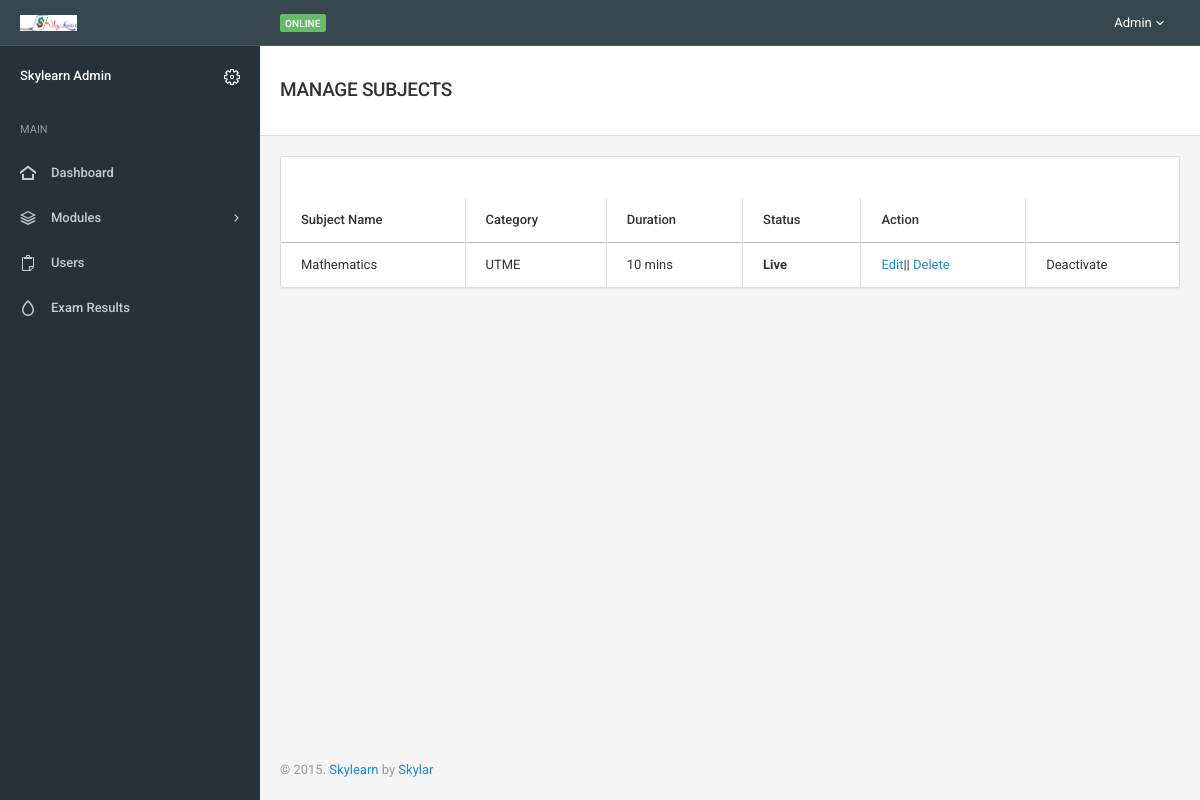
The app's page /admin_manage_subjects.php with its own data.
### tables this page shows
CREATE TABLE IF NOT EXISTS `subjects` (
  `id` int(11) NOT NULL,
  `title` varchar(255) NOT NULL,
  `cat` varchar(255) NOT NULL,
  `path` varchar(100) NOT NULL,
  `duration` int(11) NOT NULL,
  `status` int(10) NOT NULL,
  `time` int(50) NOT NULL,
  `answerpath` varchar(50) NOT NULL
);

### admin_manage_subjects.php (the view, shortened to what this page needs)
<!DOCTYPE html>
<html lang="en">
<head>
	<link href="assets/css/icons/icomoon/styles.css" rel="stylesheet" type="text/css">
	<link href="assets/css/bootstrap.css" rel="stylesheet" type="text/css">
	<link href="assets/css/core.css" rel="stylesheet" type="text/css">
	<link href="assets/css/components.css" rel="stylesheet" type="text/css">
	<link href="assets/css/colors.css" rel="stylesheet" type="text/css">
</head>
<body>
	<?php include "admin_main_nav.php";?>
	<div class="page-container">
		<div class="page-content">
			<?php include "admin_side_bar.php";;?>
			<div class="content-wrapper">
				<div class="page-header">
					<div class="page-header-content">
						<div class="page-title">
							<?php
								if(isset($_SESSION['message'])){
									echo $_SESSION['message'];
									unset($_SESSION['message']);
								}else{?>
								<h4> <span class="text-semibold">MANAGE SUBJECTS</span> </h4>
								<?php }
							?>
						</div>
					</div>
				</div>
				<div class="content">
					<div class="panel panel-flat">
						<div class="panel-heading">
						</div>
						<div class="table-responsive">
							<table class="table table-bordered">
								<thead>
									<tr>
										<th>Subject Name</th>
										<th>Category</th>
                                        <th>Duration</th>
                                        <th>Status</th>
										<th>Action</th>
                                        <th></th>
                                      </tr>
								</thead>
								<tbody>
								<?php $query = mysql_query("SELECT * FROM subjects ORDER BY id DESC");
									$num = mysql_num_rows($query);
											if($num == 0){
												echo "<h2>There are no users in this table.</h2";
												}else{
													while ($row = mysql_fetch_assoc($query)){
														$title = $row['title'];
														$cat = $row['cat'];
														$duration = $row['duration'];
													}
												}
								?>
									<tr>
										<td><?php echo $title;?></td>
										<td><?php echo $cat;?></td>
										<td><?php echo $duration;?> mins</td>
                                        <td><b>Live</b></td>
										<td>
                                        <a href="#">Edit</a>||
                                        <a href="#">Delete</a>
                                        </td>
                                        <td>Deactivate</td>
									</tr>
								</tbody>
							</table>
						</div>
					</div>
					<?php include "footer.php";?>
				</div>
			</div>
		</div>
	</div>
</body>
</html>

### records on screen
subjects: title "Mathematics", cat "UTME", duration "10"
